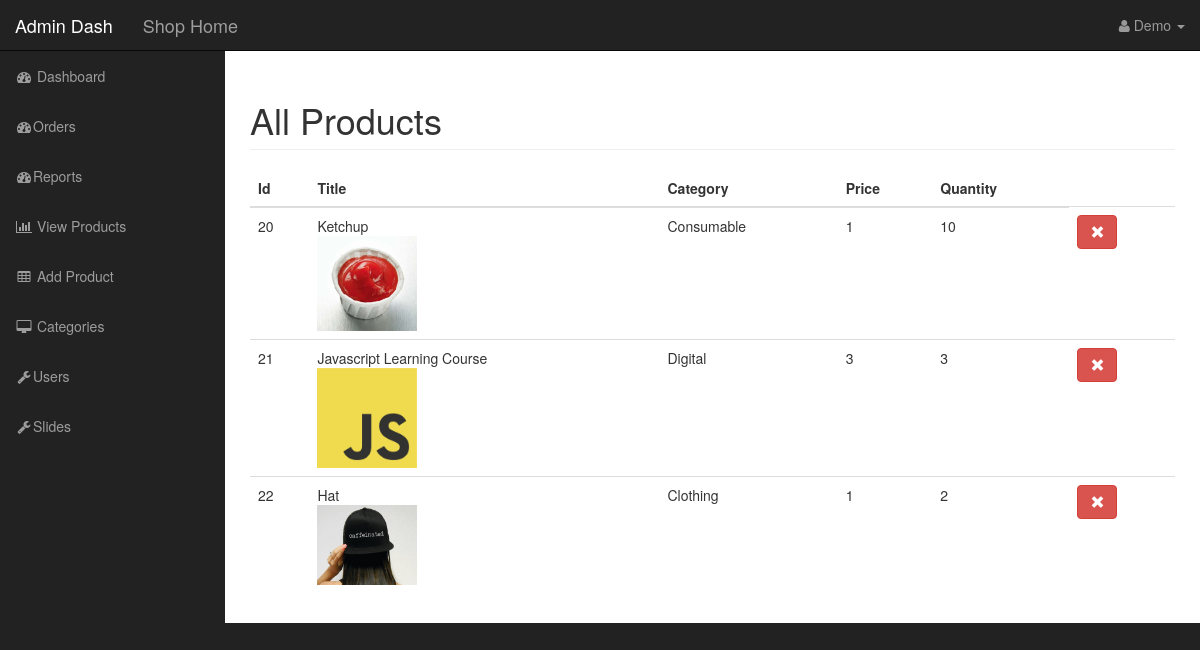
The app's page /admin/index.php?products (signed in) with its own data.
### tables this page shows
CREATE TABLE IF NOT EXISTS `products` (
  `product_id` int(11) NOT NULL AUTO_INCREMENT,
  `product_title` varchar(255) NOT NULL,
  `product_category_id` int(11) NOT NULL,
  `product_price` float NOT NULL,
  `product_quantity` int(11) NOT NULL,
  `product_description` text NOT NULL,
  `short_desc` text NOT NULL,
  `product_image` varchar(255) NOT NULL,
  PRIMARY KEY (`product_id`)
);

CREATE TABLE IF NOT EXISTS `categories` (
  `cat_id` int(11) NOT NULL AUTO_INCREMENT,
  `cat_title` varchar(255) NOT NULL,
  PRIMARY KEY (`cat_id`)
);

### resources/functions.php (the view, shortened to what this page needs)
<?php
$upload_directory = "uploads";
function query($sql) {
    global $connection;
    return mysqli_query($connection, $sql);
}
function fetch_array($result){
    return mysqli_fetch_array($result);
}
function display_image($picture) {
    global $upload_directory;
    return $upload_directory  . DS . $picture;
}
function get_products_in_admin(){
    $query = query(" SELECT * FROM products");
    while($row = fetch_array($query)) {
        $category = show_product_category_title($row['product_category_id']);
        $product_image = display_image($row['product_image']);
        $product = <<<DELIMETER
        <tr>
            <td>{$row['product_id']}</td>
            <td>{$row['product_title']}<br>
        <a href="index.php?edit_product&id={$row['product_id']}"><img width='100' src="../../resources/{$product_image}" alt=""></a>
            </td>
            <td>{$category}</td>
            <td>{$row['product_price']}</td>
            <td>{$row['product_quantity']}</td>
             <td><a class="btn btn-danger" href="../../resources/templates/back/delete_product.php?id={$row['product_id']}"><span class="glyphicon glyphicon-remove"></span></a></td>
        </tr>
DELIMETER;
        echo $product;
        }
}
function show_product_category_title($product_category_id){
    $category_query = query("SELECT * FROM categories WHERE cat_id = '{$product_category_id}' ");
    while($category_row = fetch_array($category_query)) {
        return $category_row['cat_title'];
    }
}
?>

### public/admin/css/sb-admin.css (style rules this page uses)
body { margin-top: 100px; background-color: #222; }
@media (min-width:768px) { body { margin-top: 50px; } }

### records on screen
products: product_id "20", product_title "Ketchup", product_image (picture), product_category.cat_title "Consumable", product_price "1", product_quantity "10"
products: product_id "21", product_title "Javascript Learning Course", product_image (picture), product_category.cat_title "Digital", product_price "3", product_quantity "3"
products: product_id "22", product_title "Hat", product_image (picture), product_category.cat_title "Clothing", product_price "1", product_quantity "2"

### other values on screen
$_SESSION['username'] "Demo"
